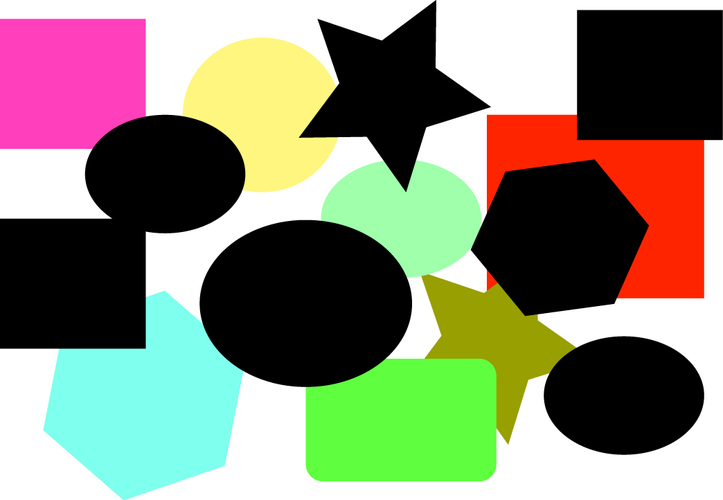
#> input picture finding_shapes_example.png, 723 x 500 px
$ python Access_Individual_pixel.py
#> lines starting #> are read from the running program, lines starting #| are printed output that depends on the picture
import cv2
import imutils

image=cv2.imread("finding_shapes_example.png")
#> image is the input picture: shape (500, 723, 3); mean B, G, R 118.3, 139.1, 137.9
(w,h,d)=image.shape
#> w = 500; h = 723; d = 3
#image[20,20]=(50,100,0)
#(B,G,R)=image[20,20]
#print("Red={} Blue={} Green={}".format(R,G,B))
i=0
j=0
for i in range(w):
    for j in range(h):
        (B,G,R)=image[i,j]
        if (B,G,R)==(0,0,0):
            image[i,j]=(0,255,126)
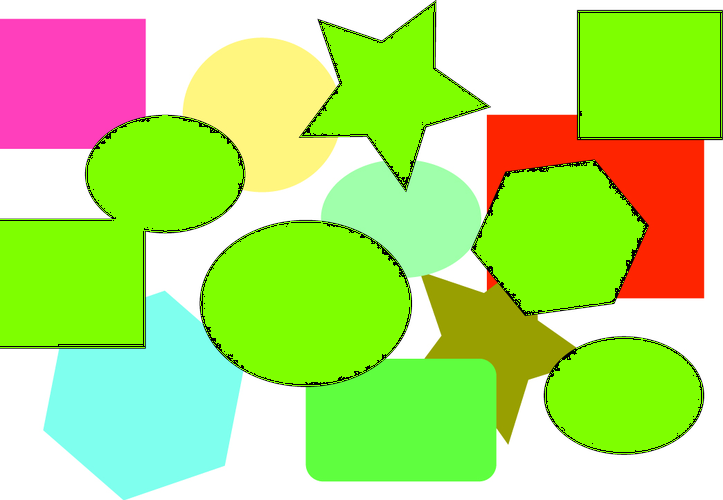
#> image: shape (500, 723, 3); mean B, G, R 118.3, 225.9, 180.9
cv2.imshow("IP",image)

cv2.imwrite("OUTPUT",image)
cv2.waitKey(0)
